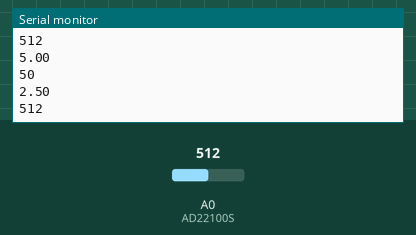
Simulated run of this sketch. Board: Arduino Uno, built with avr-gcc and run on an emulated ATmega328P. Shown: the last lines printed to the serial monitor. The test bench sets the inputs (shaded band); at power-on: A0 (AD22100S) = 512.

Above: at 1.2 s.
1.3 s: A0 (AD22100S) set to 716
At 1.52 s:
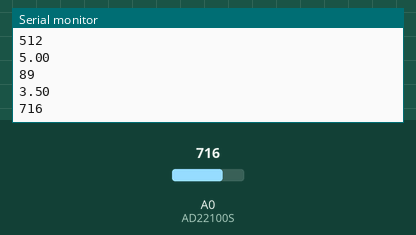
2.8 s: A0 (AD22100S) set to 900
At 3.06 s:
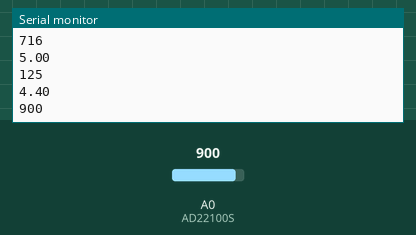
Timing chart, 0 to 5.8 s (numbered marks = the images above; inputs shaded):
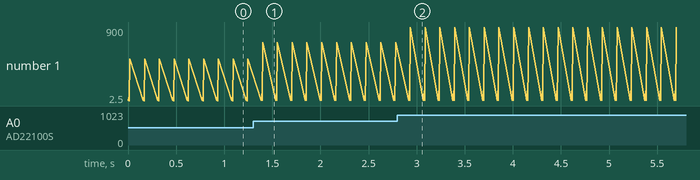

The sketch:

Temp_Sensor_AD22100s_calibrated.ino
```cpp
//Temporature sensor for AD22100S
int AD22100S = 0; //define temp sensor pin
int val;
int Valout;
unsigned int ADCValue;
double Voltage;
double Vcc;
//float cont = 23.875;
//float cont = 22.5;
//float cont = 29.375;

//Voltage meter reading gained by comparing the external voltage with the internal 1.1V
long readVcc() {
  long result;
  //Read the 1.1V reference against AVcc
  //ADMUX analog voltage reference byte
  ADMUX = _BV(REFS0) | _BV(MUX3) | _BV(MUX2) | _BV(MUX1);
  delay(2); // Wait for Vref to settle
  ADCSRA |= _BV(ADSC); // Start conversion
  while (bit_is_set(ADCSRA,ADSC)); // measuring
  result = ADCL;
  result |= ADCH<<8;
  result = 1125300L / result; //Back calculate AVcc in mV
  // uint8_t low  = ADCL; // must read ADCL first - it then locks ADCH ADC=Analog digital converter
  // uint8_t high = ADCH; // unlocks both

  //  long result = (high<<8) | low;

  //result = 1125300L / result; // Calculate Vcc (in mV); 1125300 = 1.1*1023*1000
  return result; // Vcc in millivolts
}
void setup()
{
  Serial.begin(9600);//setup Serial Library at 9600 bps
}
//long result = readVcc();
void loop()
{
  //val = analogRead(AD22100S); //Reads data from the AD22100S pin
  Vcc = readVcc()/1000.0;
  ADCValue = analogRead(AD22100S);
  Voltage = (ADCValue / 1023.0) * Vcc;
  Valout = map(ADCValue, 0, 1024, -50, 150); //maps the analogue read output range to the temperature range
  Serial.println(Vcc); //print the Vcc value
  Serial.println(Valout);
  Serial.println(Voltage);
  Serial.println(ADCValue);
  delay(150);
}
```

Measured:
- after the input at 1.3 s, the serial monitor: prints a new line after 0.09 s (image 1)
- after the input at 2.8 s, the serial monitor: prints a new line after 0.12 s (image 2)
- plotted number 1: 512 → 716 after the input at 1.3 s, 716 → 4.4 after the input at 2.8 s
